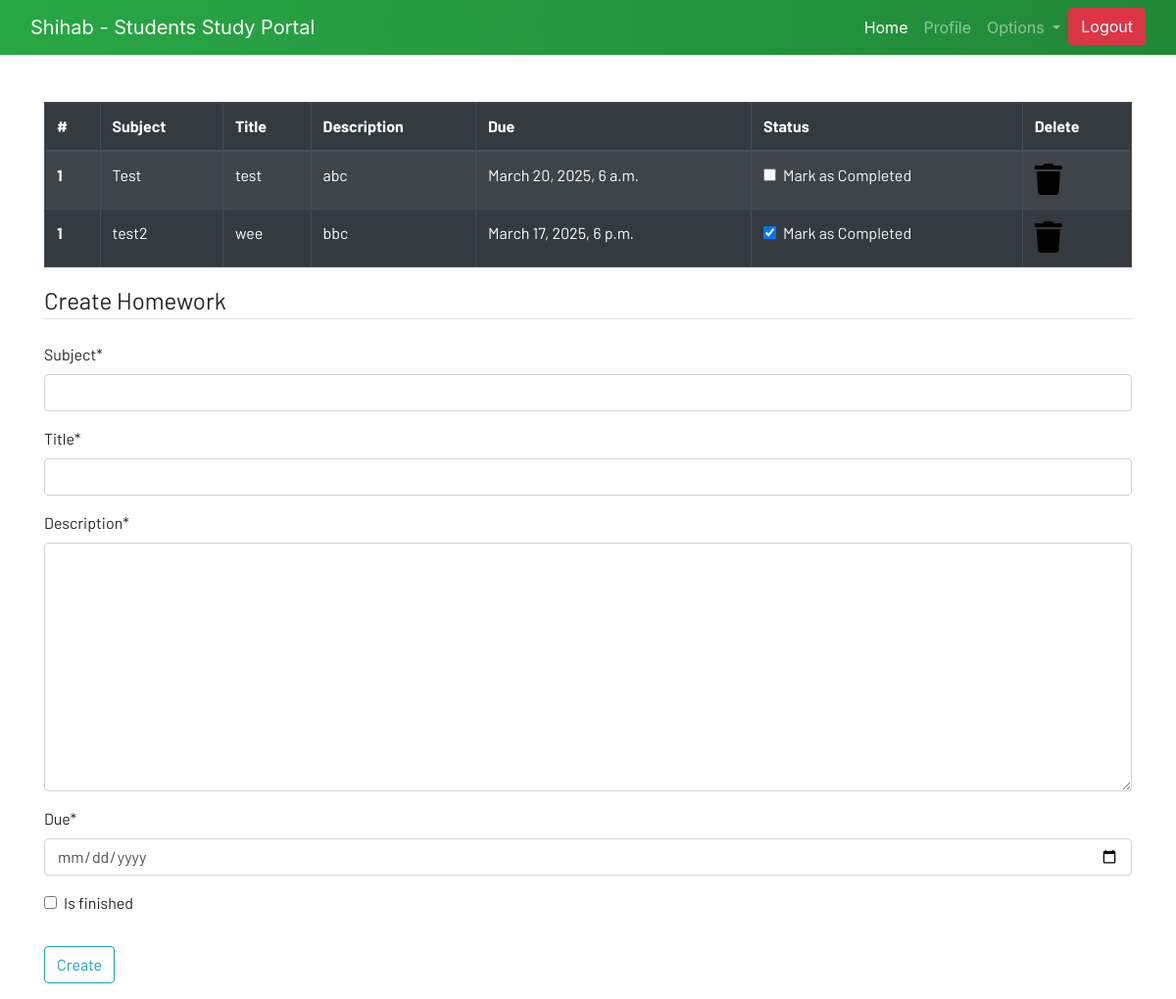
The app's page /homework (signed in), older data.
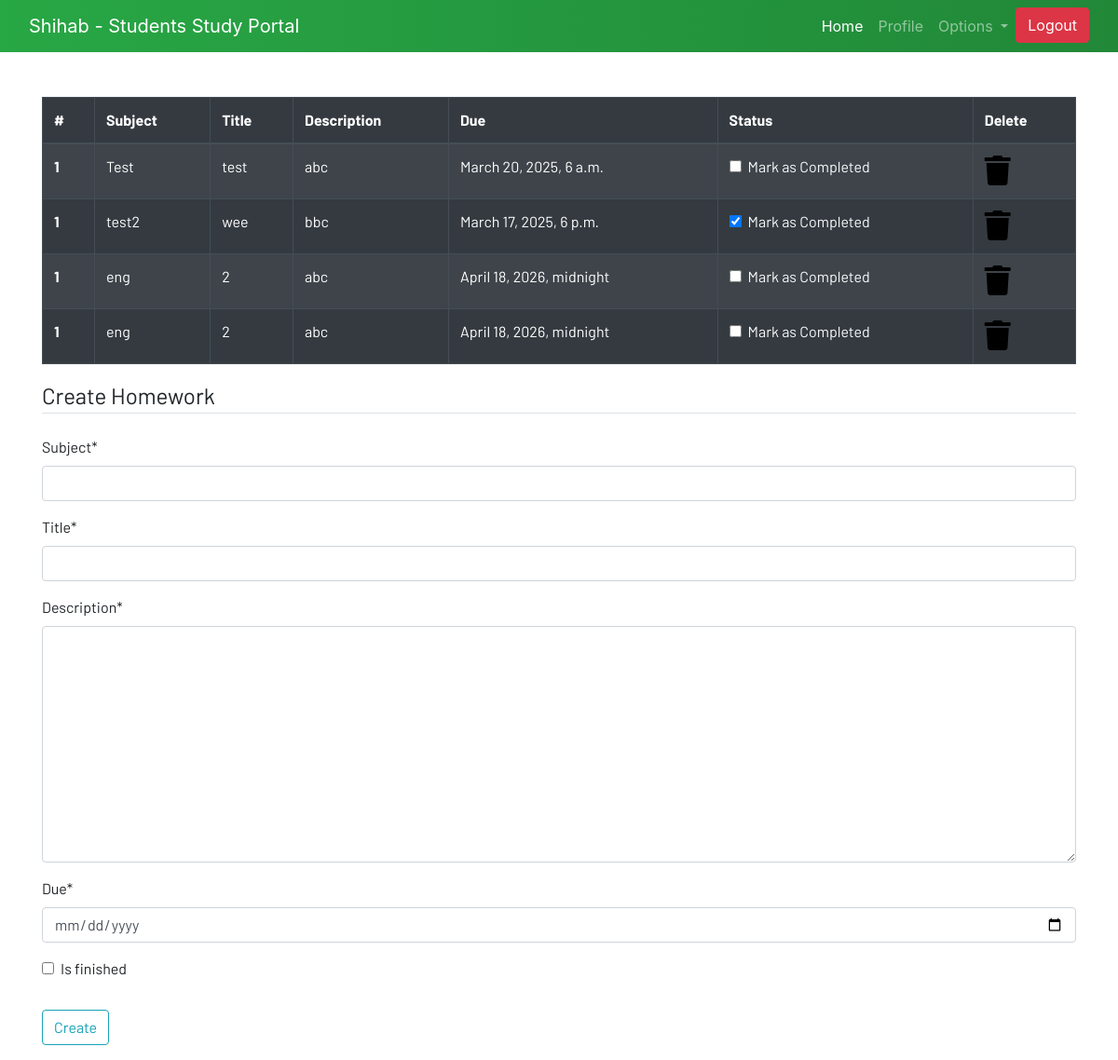
The same page, newer data.
### dashboard/models.py (models this page shows, shortened)
class Homework(models.Model):
    user = models.ForeignKey(User, on_delete=models.CASCADE)
    subject = models.CharField(max_length=50)
    title = models.CharField(max_length=100)
    description = models.TextField()
    due = models.DateTimeField()
    is_finished = models.BooleanField(default=False)

### dashboard/views.py (the view)
# urls.py: path('homework', views.homework, name="homework"),
def homework(request):
    if request.method == "POST":
        form = HomeworkForm(request.POST)
        if form.is_valid():
            try:
                finished = request.POST['is_finished']
                if finished == 'on':
                    finished = True
                else:
                    finished = False
            except:
                finished = False
            homeworks = Homework(
                user = request.user,
                subject = request.POST['subject'],
                title = request.POST['title'],
                description = request.POST['description'],
                due = request.POST['due'],
                is_finished = finished
            )
            homeworks.save()
            messages.success(request, f'Homework Added from {request.user.username}')
    else:
        form = HomeworkForm()
    homework = Homework.objects.filter(user=request.user)
    if len(homework) == 0:
        homework_done = True
    else:
        homework_done = False
    context = {
        'homeworks':homework,
        'homework_done':homework_done,
        'form':form,
    }
    return render(request, 'dashboard/homework.html', context)

### dashboard/forms.py
class HomeworkForm(forms.ModelForm):
    class Meta:
        model = Homework
        fields = ['subject', 'title', 'description', 'due', 'is_finished']
        widgets = {'due': forms.DateInput(attrs={'type': 'date'})}

### dashboard/templates/dashboard/homework.html (shortened to what this page needs)
{% extends 'dashboard/base.html' %}
{% load static %}
{% load crispy_forms_tags %}
{% block content %}
<div class="container">
    {% if not homework_done %}
    <table class="table table-striped table-bordered table-hover table-dark">
        <thead>
            <tr>
                <th scope="col">#</th>
                <th scope="col">Subject</th>
                <th scope="col">Title</th>
                <th scope="col">Description</th>
                <th scope="col">Due</th>
                <th scope="col">Status</th>
                <th scope="col">Delete</th>
            </tr>
        </thead>
        <tbody>
            {% for homework in homeworks %}
            <tr>
                <th scope="row">1</th>
                <td>{{homework.subject}}</td>
                <td>{{homework.title}}</td>
                <td>{{homework.description}}</td>
                <td>{{homework.due}}</td>
                <td>
                    <a href="{% url 'update_homework' homework.id %}">
                        <div class="form-check">
                            {% if homework.is_finished == True %}
                            <input class="form-check-input" type="checkbox" value="" checked>
                            {% else %}
                            <input class="form-check-input" type="checkbox" value="">
                            {% endif %}
                            <label class="form-check-label text-light" for="flexCheckDefault">
                                Mark as Completed
                            </label>
                        </div>
                    </a>
                </td>
                <td><a href="{% url 'delete_homework' homework.id %}"><i class="fa fa-trash fa-2x"></i></a></td>
            </tr>
            {% endfor %}
        </tbody>
    </table>
    {% else %}
    <h4>All homeworks are completed!! Create to have more!!</h4>
{% endif %}
</div>
<div class=" container">
    <form method="POST">
        <fieldset class="form-group">
            <legend class="border-bottom mb-4">Create Homework</legend>
            {{form|crispy}}
        </fieldset>
        <div class="form-group">
            <button href="" class="btn btn-outline-info" type="submit">
                Create
            </button>
        </div>
    </form>
</div>
{% endblock content %}

### dashboard/templates/dashboard/base.html (shortened to what this page needs)
<!DOCTYPE html>
{% load static %}
<html lang="en">
<head>
  <link rel="stylesheet" href="https://stackpath.bootstrapcdn.com/bootstrap/4.3.1/css/bootstrap.min.css"
 />
  <link rel="stylesheet" href="https://use.fontawesome.com/releases/v5.7.2/css/all.css"
 />
  <link rel="stylesheet" href="{% static 'css/main.css' %}" />
</head>
<body>
  <header>
    <nav class="navbar navbar-expand-lg navbar-dark bg-dark">
      <div class="container-fluid">
        <a class="navbar-brand" href="{% url 'home' %}">Shihab - Students Study Portal</a>
        <div class="collapse navbar-collapse justify-content-end" id="navbarSupportedContent">
          <ul class="navbar-nav mb-2 mb-lg-0">
            <li class="nav-item">
              <a class="nav-link active" aria-current="page" href=""{% url 'home' %}"">Home</a>
            </li>
            {% if user.is_authenticated %}
            <li class="nav-item">
              <a class="nav-link" href="{% url 'profile' %}">Profile</a>
            </li>
            <li class="nav-item dropdown">
              <a class="nav-link dropdown-toggle" href="#" id="navbarDropdown" role="button" data-toggle="dropdown"
                aria-haspopup="true" aria-expanded="false">
                Options
              </a>
            </li>
            <li class="nav-item">
              <form action="{% url 'logout' %}" method="post">
                <button type="submit" class="btn btn-danger">Logout</button>
              </form>
            </li>
            {% endif %}
          </ul>
        </div>
      </div>
    </nav>
  </header>
  <br /><br />
  <main>
    {% block content %}
    {% endblock content %}
  </main>
</body>
</html>

### static/css/main.css (style rules this page uses)
html { scroll-behavior: smooth; height: 100%; width: 100%; }
main { font-family: Barlow, Quicksand, Rubik, sans-serif, serif, 'Times New Roman', Times, serif !important; }
.navbar { background: linear-gradient(to right, #28a745, #218838) !important; }
a { text-decoration: none !important; color: black; }
html, body { max-width: 100%; overflow-x: hidden; height: 100%; width: 100%; }
body { background: linear-gradient(rgb(255, 255, 255), rgba(255, 255, 255, 0.5)); overflow-x: hidden; background-repeat: no-repeat; }
.fa { color: black; }

Row changes from the older to the newer data that the page shows:
added Homework: subject "eng", title "2", description "abc", due "April 18, 2026, midnight"
added Homework: subject "eng", title "2", description "abc", due "April 18, 2026, midnight"
